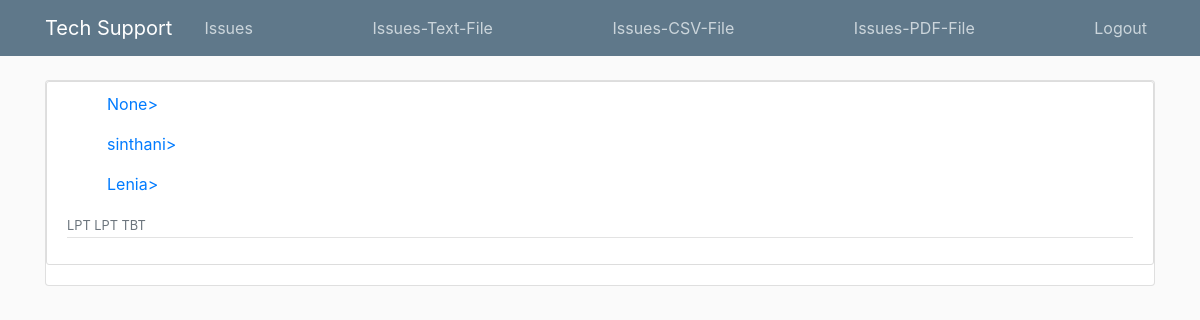
The app's page /home/ (signed in) with its own data.
### supportapp/models.py (models this page shows, shortened)
class CoachUser(AbstractBaseUser, PermissionsMixin):
    username = models.CharField(max_length=12, primary_key=True)
    email = models.EmailField(_('email address'), unique=True)
    is_staff = models.BooleanField(default=False)
    is_active = models.BooleanField(default=True)
    date_joined = models.DateTimeField(auto_now_add=True)
    staff_code = models.ForeignKey("Staff", on_delete=models.CASCADE,null=True)
    first_name = models.CharField(max_length=50,null=True)
    last_name = models.CharField(max_length=50,null=True)
    gender = models.CharField(max_length=6,null=True)
    cluster_code = models.ForeignKey("Cluster", on_delete=models.CASCADE, null=True)
    center_code = models.ForeignKey("Center", on_delete=models.CASCADE, null=True)
    address = models.CharField(max_length=254)
    phone_number = models.IntegerField(null=True)
    registration_date = models.DateField(auto_now_add=True)
    USERNAME_FIELD = 'username'
    REQUIRED_FIELDS = []
    objects = CustomUserManager()

class Issue(models.Model):
    issue_id = models.UUIDField(primary_key=True, default=uuid.uuid4, editable=False)
    issue_code = models.ForeignKey("Issue_Catgry", on_delete=models.CASCADE)
    username = models.ForeignKey("CoachUser", on_delete=models.CASCADE)
    cluster_code = models.ForeignKey("Cluster", on_delete=models.CASCADE, null=True)
    center_code = models.ForeignKey("Center", on_delete=models.CASCADE, null=True)
    issue_description = models.TextField(max_length=150)
    urgent = models.CharField(max_length=10)
    issue_date = models.DateField(auto_now_add=True)

class Issue_Catgry(models.Model):
    issue_code = models.CharField(max_length=30, primary_key=True)
    description = models.CharField(max_length=150)
    def __str__(self):
        return f"{self.issue_code}"

### supportapp/views.py (the view)
# urls.py: 2. Add a URL to urlpatterns:  path('', views.home, name='home')
@login_required
def home(request):
    context = {
        'sys_user': CoachUser.objects.all(),
        'coach_issues': Issue.objects.all(),
            }
    return render(request, 'supportapp/index.html', context)

### supportapp/templates/supportapp/index.html (shortened to what this page needs)
{%extends "supportapp/base.html"%}
{% load crispy_forms_tags  %}
{% block content %}
<article class="media content-section">
    <div class="media-body">
      <div class="article-metadata">
        {% for user in sys_user %}
        <ol>
        <a class="mr-2" href="#">{{ user.first_name }}></a>
        </ol>
        {% endfor %}
        {% for isue in coach_issues %}
        <small class="text-muted">{{ isue.issue_code }} </small>
        {% endfor %}
      </div>
    </div>
  </article>
{% endblock content %}

### supportapp/static/supportapp/main.css (style rules this page uses)
body { background: #fafafa; color: #333333; margin-top: 5rem; }
.content-section { background: #ffffff; padding: 10px 20px; border: 1px solid #dddddd; border-radius: 3px; margin-bottom: 20px; }
.article-metadata { padding-bottom: 1px; margin-bottom: 4px; border-bottom: 1px solid #e3e3e3 }

### records on screen
CoachUser: first_name "None"
CoachUser: first_name "sinthani"
CoachUser: first_name "Lenia"
Issue: issue_code "LPT"
Issue: issue_code "LPT"
Issue: issue_code "TBT"
